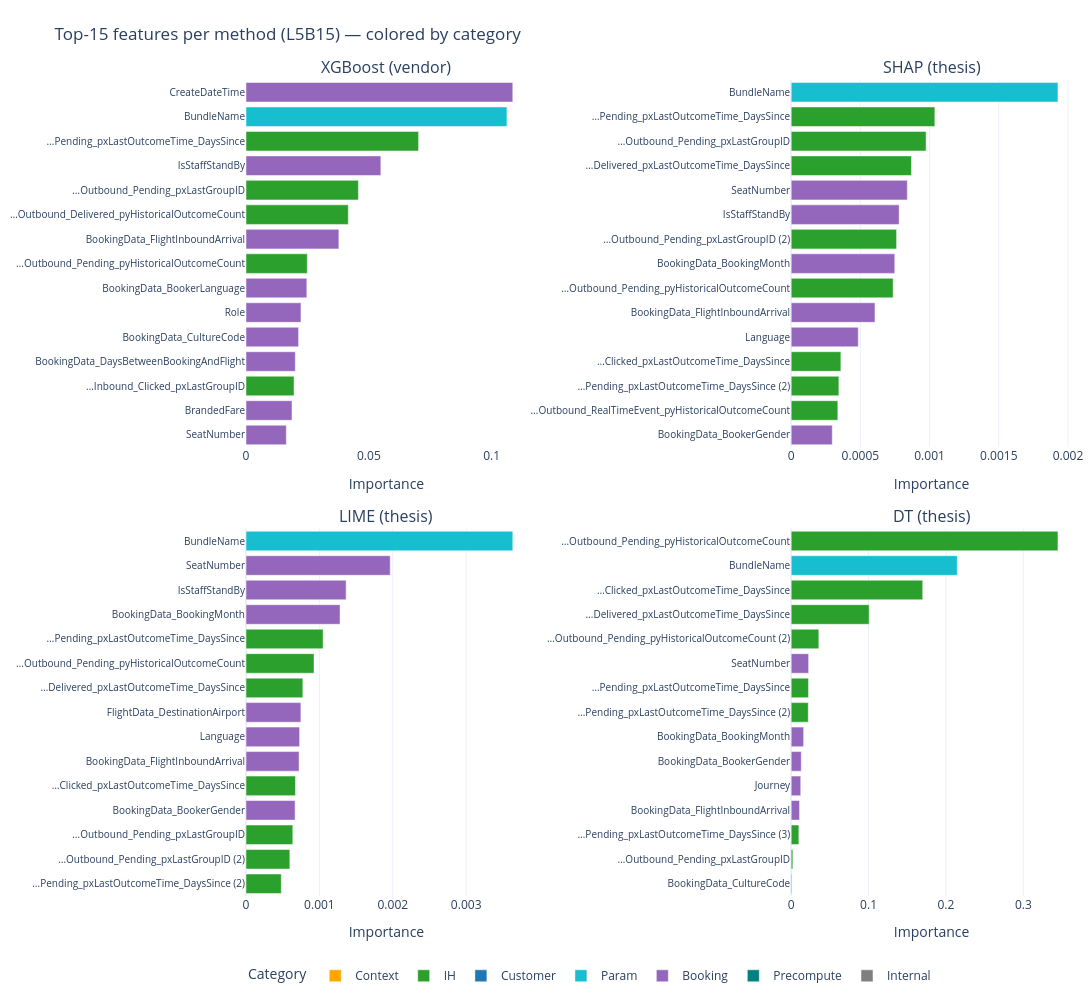

Source (notebook cell):
### Code cell
# Save the comparison + visualise top-15 per method side-by-side.
summary.to_csv(OUT_DIR / 'vendor_vs_thesis_comparison.csv', index=False)
print(f'Wrote {OUT_DIR / "vendor_vs_thesis_comparison.csv"}')

import plotly.graph_objects as go
from plotly.subplots import make_subplots

CATEGORY_COLORS = {
    'Context':    '#FFA500',
    'IH':         '#2CA02C',
    'Customer':   '#1F77B4',
    'Param':      '#17BECF',
    'Booking':    '#9467BD',
    'Precompute': '#008080',
    'Internal':   '#7F7F7F',
}

def short_name(f: str) -> str:
    base = f.split('_', 1)[1] if '_' in f else f
    base = base.split('__')[0]
    parts = base.split('_')
    if len(parts) > 3:
        base = '…' + '_'.join(parts[-3:])
    return base

def top_k_records(d, k, method):
    s = pd.Series(d).sort_values(ascending=False).head(k)
    return pd.DataFrame({
        'Feature':    s.index,
        'Short':      [short_name(f) for f in s.index],
        'Category':   [category_of(f) for f in s.index],
        'Importance': s.values,
        'Method':     method,
    })

panels = [
    top_k_records(xgb_importance, 15, 'XGBoost (vendor)'),
    top_k_records(shap_h,         15, 'SHAP (thesis)'),
    top_k_records(lime_h,         15, 'LIME (thesis)'),
    top_k_records(dt_h,           15, 'DT (thesis)'),
]

fig = make_subplots(
    rows=2, cols=2,
    horizontal_spacing=0.32, vertical_spacing=0.10,
    subplot_titles=[p['Method'].iloc[0] for p in panels],
)
positions = [(1, 1), (1, 2), (2, 1), (2, 2)]

for panel, (r, c) in zip(panels, positions):
    seen = {}
    labels = []
    for s in panel['Short']:
        seen[s] = seen.get(s, 0) + 1
        labels.append(s if seen[s] == 1 else f"{s} ({seen[s]})")
    panel = panel.assign(Label=labels)
    panel_rev = panel.iloc[::-1].reset_index(drop=True)

    fig.add_trace(
        go.Bar(
            x=panel_rev['Importance'],
            y=panel_rev['Label'],
            orientation='h',
            marker_color=[CATEGORY_COLORS.get(cat, '#888') for cat in panel_rev['Category']],
            hovertext=panel_rev['Feature'],
            hoverinfo='text+x',
            showlegend=False,
        ),
        row=r, col=c,
    )
    fig.update_yaxes(
        categoryorder='array',
        categoryarray=panel_rev['Label'].tolist(),
        row=r, col=c,
        automargin=True,
        tickfont=dict(size=10),
    )
    fig.update_xaxes(title_text='Importance', row=r, col=c)

for cat, color in CATEGORY_COLORS.items():
    fig.add_trace(
        go.Bar(x=[None], y=[None], name=cat,
               marker_color=color, showlegend=True, hoverinfo='skip'),
        row=1, col=1,
    )

fig.update_layout(
    title='Top-15 features per method (L5B15) — colored by category',
    height=1000, width=1200, template='plotly_white',
    legend=dict(title='Category', orientation='h', y=-0.08),
    margin=dict(l=10, r=10, t=80, b=80),
    barmode='group',
)
fig.show()

### Figure 1 — Plotly figure (JSON) as saved in the notebook; plotly's stock layout.template omitted (floating-point values rounded to 4 significant figures)
{"data": [{"hoverinfo": "text+x", "hovertext": ["Booking_SeatNumber", "Booking_BrandedFare", "IH_Email_Inbound_Clicked_pxLastGroupID", "Booking_BookingData_DaysBetweenBookingAndFlight", "Booking_BookingData_CultureCode", "Booking_Role", "Booking_BookingData_BookerLanguage", "IH_Email_Outbound_Pending_pyHistoricalOutcomeCount", "Booking_BookingData_FlightInboundArrival", "IH_Email_Outbound_Delivered_pyHistoricalOutcomeCount", "IH_Push_Outbound_Pending_pxLastGroupID", "Booking_IsStaffStandBy", "IH_Email_Outbound_Pending_pxLastOutcomeTime_DaysSince", "Param_BundleName", "Booking_CreateDateTime"], "marker": {"color": ["#9467BD", "#9467BD", "#2CA02C", "#9467BD", "#9467BD", "#9467BD", "#9467BD", "#2CA02C", "#9467BD", "#2CA02C", "#2CA02C", "#9467BD", "#2CA02C", "#17BECF", "#9467BD"]}, "orientation": "h", "showlegend": false, "type": "bar", "x": [0.01641, 0.01872, 0.01956, 0.02006, 0.02141, 0.02237, 0.02477, 0.02493, 0.03779, 0.04164, 0.04575, 0.05488, 0.07025, 0.1062, 0.1086], "xaxis": "x", "y": ["SeatNumber", "BrandedFare", "…Inbound_Clicked_pxLastGroupID", "BookingData_DaysBetweenBookingAndFlight", "BookingData_CultureCode", "Role", "BookingData_BookerLanguage", "…Outbound_Pending_pyHistoricalOutcomeCount", "BookingData_FlightInboundArrival", "…Outbound_Delivered_pyHistoricalOutcomeCount", "…Outbound_Pending_pxLastGroupID", "IsStaffStandBy", "…Pending_pxLastOutcomeTime_DaysSince", "BundleName", "CreateDateTime"], "yaxis": "y"}, {"hoverinfo": "text+x", "hovertext": ["Booking_BookingData_BookerGender", "IH_Event_Outbound_RealTimeEvent_pyHistoricalOutcomeCount", "IH_Push_Outbound_Pending_pxLastOutcomeTime_DaysSince", "IH_Email_Inbound_Clicked_pxLastOutcomeTime_DaysSince", "Booking_Language", "Booking_BookingData_FlightInboundArrival", "IH_Email_Outbound_Pending_pyHistoricalOutcomeCount", "Booking_BookingData_BookingMonth", "IH_Email_Outbound_Pending_pxLastGroupID", "Booking_IsStaffStandBy", "Booking_SeatNumber", "IH_Email_Outbound_Delivered_pxLastOutcomeTime_DaysSince", "IH_Push_Outbound_Pending_pxLastGroupID", "IH_Email_Outbound_Pending_pxLastOutcomeTime_DaysSince", "Param_BundleName"], "marker": {"color": ["#9467BD", "#2CA02C", "#2CA02C", "#2CA02C", "#9467BD", "#9467BD", "#2CA02C", "#9467BD", "#2CA02C", "#9467BD", "#9467BD", "#2CA02C", "#2CA02C", "#2CA02C", "#17BECF"]}, "orientation": "h", "showlegend": false, "type": "bar", "x": [0.0002971, 0.0003373, 0.0003448, 0.0003592, 0.0004849, 0.0006055, 0.000737, 0.0007486, 0.0007618, 0.0007804, 0.0008392, 0.0008693, 0.0009751, 0.001038, 0.001928], "xaxis": "x2", "y": ["BookingData_BookerGender", "…Outbound_RealTimeEvent_pyHistoricalOutcomeCount", "…Pending_pxLastOutcomeTime_DaysSince (2)", "…Clicked_pxLastOutcomeTime_DaysSince", "Language", "BookingData_FlightInboundArrival", "…Outbound_Pending_pyHistoricalOutcomeCount", "BookingData_BookingMonth", "…Outbound_Pending_pxLastGroupID (2)", "IsStaffStandBy", "SeatNumber", "…Delivered_pxLastOutcomeTime_DaysSince", "…Outbound_Pending_pxLastGroupID", "…Pending_pxLastOutcomeTime_DaysSince", "BundleName"], "yaxis": "y2"}, {"hoverinfo": "text+x", "hovertext": ["IH_Push_Outbound_Pending_pxLastOutcomeTime_DaysSince", "IH_Push_Outbound_Pending_pxLastGroupID", "IH_Email_Outbound_Pending_pxLastGroupID", "Booking_BookingData_BookerGender", "IH_Email_Inbound_Clicked_pxLastOutcomeTime_DaysSince", "Booking_BookingData_FlightInboundArrival", "Booking_Language", "Booking_FlightData_DestinationAirport", "IH_Email_Outbound_Delivered_pxLastOutcomeTime_DaysSince", "IH_Email_Outbound_Pending_pyHistoricalOutcomeCount", "IH_Email_Outbound_Pending_pxLastOutcomeTime_DaysSince", "Booking_BookingData_BookingMonth", "Booking_IsStaffStandBy", "Booking_SeatNumber", "Param_BundleName"], "marker": {"color": ["#2CA02C", "#2CA02C", "#2CA02C", "#9467BD", "#2CA02C", "#9467BD", "#9467BD", "#9467BD", "#2CA02C", "#2CA02C", "#2CA02C", "#9467BD", "#9467BD", "#9467BD", "#17BECF"]}, "orientation": "h", "showlegend": false, "type": "bar", "x": [0.0004811, 0.0005975, 0.0006379, 0.0006693, 0.0006738, 0.0007233, 0.0007303, 0.0007477, 0.0007745, 0.0009268, 0.001051, 0.001282, 0.001364, 0.001965, 0.003635], "xaxis": "x3", "y": ["…Pending_pxLastOutcomeTime_DaysSince (2)", "…Outbound_Pending_pxLastGroupID (2)", "…Outbound_Pending_pxLastGroupID", "BookingData_BookerGender", "…Clicked_pxLastOutcomeTime_DaysSince", "BookingData_FlightInboundArrival", "Language", "FlightData_DestinationAirport", "…Delivered_pxLastOutcomeTime_DaysSince", "…Outbound_Pending_pyHistoricalOutcomeCount", "…Pending_pxLastOutcomeTime_DaysSince", "BookingData_BookingMonth", "IsStaffStandBy", "SeatNumber", "BundleName"], "yaxis": "y3"}, {"hoverinfo": "text+x", "hovertext": ["Booking_BookingData_CultureCode", "IH_Push_Outbound_Pending_pxLastGroupID", "IH_Email_Inbound_Pending_pxLastOutcomeTime_DaysSince", "Booking_BookingData_FlightInboundArrival", "Booking_Journey", "Booking_BookingData_BookerGender", "Booking_BookingData_BookingMonth", "IH_Email_Outbound_Pending_pxLastOutcomeTime_DaysSince", "IH_Push_Outbound_Pending_pxLastOutcomeTime_DaysSince", "Booking_SeatNumber", "IH_Push_Outbound_Pending_pyHistoricalOutcomeCount", "IH_Email_Outbound_Delivered_pxLastOutcomeTime_DaysSince", "IH_Email_Inbound_Clicked_pxLastOutcomeTime_DaysSince", "Param_BundleName", "IH_Email_Outbound_Pending_pyHistoricalOutcomeCount"], "marker": {"color": ["#9467BD", "#2CA02C", "#2CA02C", "#9467BD", "#9467BD", "#9467BD", "#9467BD", "#2CA02C", "#2CA02C", "#9467BD", "#2CA02C", "#2CA02C", "#2CA02C", "#17BECF", "#2CA02C"]}, "orientation": "h", "showlegend": false, "type": "bar", "x": [0.0009668, 0.002184, 0.009944, 0.01085, 0.01236, 0.01309, 0.01614, 0.0221, 0.02237, 0.02259, 0.03575, 0.1008, 0.17, 0.2147, 0.3447], "xaxis": "x4", "y": ["BookingData_CultureCode", "…Outbound_Pending_pxLastGroupID", "…Pending_pxLastOutcomeTime_DaysSince (3)", "BookingData_FlightInboundArrival", "Journey", "BookingData_BookerGender", "BookingData_BookingMonth", "…Pending_pxLastOutcomeTime_DaysSince (2)", "…Pending_pxLastOutcomeTime_DaysSince", "SeatNumber", "…Outbound_Pending_pyHistoricalOutcomeCount (2)", "…Delivered_pxLastOutcomeTime_DaysSince", "…Clicked_pxLastOutcomeTime_DaysSince", "BundleName", "…Outbound_Pending_pyHistoricalOutcomeCount"], "yaxis": "y4"}, {"hoverinfo": "skip", "marker": {"color": "#FFA500"}, "name": "Context", "showlegend": true, "type": "bar", "x": [null], "xaxis": "x", "y": [null], "yaxis": "y"}, {"hoverinfo": "skip", "marker": {"color": "#2CA02C"}, "name": "IH", "showlegend": true, "type": "bar", "x": [null], "xaxis": "x", "y": [null], "yaxis": "y"}, {"hoverinfo": "skip", "marker": {"color": "#1F77B4"}, "name": "Customer", "showlegend": true, "type": "bar", "x": [null], "xaxis": "x", "y": [null], "yaxis": "y"}, {"hoverinfo": "skip", "marker": {"color": "#17BECF"}, "name": "Param", "showlegend": true, "type": "bar", "x": [null], "xaxis": "x", "y": [null], "yaxis": "y"}, {"hoverinfo": "skip", "marker": {"color": "#9467BD"}, "name": "Booking", "showlegend": true, "type": "bar", "x": [null], "xaxis": "x", "y": [null], "yaxis": "y"}, {"hoverinfo": "skip", "marker": {"color": "#008080"}, "name": "Precompute", "showlegend": true, "type": "bar", "x": [null], "xaxis": "x", "y": [null], "yaxis": "y"}, {"hoverinfo": "skip", "marker": {"color": "#7F7F7F"}, "name": "Internal", "showlegend": true, "type": "bar", "x": [null], "xaxis": "x", "y": [null], "yaxis": "y"}], "layout": {"annotations": [{"font": {"size": 16}, "showarrow": false, "text": "XGBoost (vendor)", "x": 0.17, "xanchor": "center", "xref": "paper", "y": 1, "yanchor": "bottom", "yref": "paper"}, {"font": {"size": 16}, "showarrow": false, "text": "SHAP (thesis)", "x": 0.83, "xanchor": "center", "xref": "paper", "y": 1, "yanchor": "bottom", "yref": "paper"}, {"font": {"size": 16}, "showarrow": false, "text": "LIME (thesis)", "x": 0.17, "xanchor": "center", "xref": "paper", "y": 0.45, "yanchor": "bottom", "yref": "paper"}, {"font": {"size": 16}, "showarrow": false, "text": "DT (thesis)", "x": 0.83, "xanchor": "center", "xref": "paper", "y": 0.45, "yanchor": "bottom", "yref": "paper"}], "barmode": "group", "height": 1000, "legend": {"orientation": "h", "title": {"text": "Category"}, "y": -0.08}, "margin": {"b": 80, "l": 10, "r": 10, "t": 80}, "title": {"text": "Top-15 features per method (L5B15) — colored by category"}, "width": 1200, "xaxis": {"anchor": "y", "domain": [0, 0.34], "title": {"text": "Importance"}}, "xaxis2": {"anchor": "y2", "domain": [0.66, 1.0], "title": {"text": "Importance"}}, "xaxis3": {"anchor": "y3", "domain": [0, 0.34], "title": {"text": "Importance"}}, "xaxis4": {"anchor": "y4", "domain": [0.66, 1.0], "title": {"text": "Importance"}}, "yaxis": {"anchor": "x", "automargin": true, "categoryarray": ["SeatNumber", "BrandedFare", "…Inbound_Clicked_pxLastGroupID", "BookingData_DaysBetweenBookingAndFlight", "BookingData_CultureCode", "Role", "BookingData_BookerLanguage", "…Outbound_Pending_pyHistoricalOutcomeCount", "BookingData_FlightInboundArrival", "…Outbound_Delivered_pyHistoricalOutcomeCount", "…Outbound_Pending_pxLastGroupID", "IsStaffStandBy", "…Pending_pxLastOutcomeTime_DaysSince", "BundleName", "CreateDateTime"], "categoryorder": "array", "domain": [0.55, 1], "tickfont": {"size": 10}}, "yaxis2": {"anchor": "x2", "automargin": true, "categoryarray": ["BookingData_BookerGender", "…Outbound_RealTimeEvent_pyHistoricalOutcomeCount", "…Pending_pxLastOutcomeTime_DaysSince (2)", "…Clicked_pxLastOutcomeTime_DaysSince", "Language", "BookingData_FlightInboundArrival", "…Outbound_Pending_pyHistoricalOutcomeCount", "BookingData_BookingMonth", "…Outbound_Pending_pxLastGroupID (2)", "IsStaffStandBy", "SeatNumber", "…Delivered_pxLastOutcomeTime_DaysSince", "…Outbound_Pending_pxLastGroupID", "…Pending_pxLastOutcomeTime_DaysSince", "BundleName"], "categoryorder": "array", "domain": [0.55, 1], "tickfont": {"size": 10}}, "yaxis3": {"anchor": "x3", "automargin": true, "categoryarray": ["…Pending_pxLastOutcomeTime_DaysSince (2)", "…Outbound_Pending_pxLastGroupID (2)", "…Outbound_Pending_pxLastGroupID", "BookingData_BookerGender", "…Clicked_pxLastOutcomeTime_DaysSince", "BookingData_FlightInboundArrival", "Language", "FlightData_DestinationAirport", "…Delivered_pxLastOutcomeTime_DaysSince", "…Outbound_Pending_pyHistoricalOutcomeCount", "…Pending_pxLastOutcomeTime_DaysSince", "BookingData_BookingMonth", "IsStaffStandBy", "SeatNumber", "BundleName"], "categoryorder": "array", "domain": [0, 0.45], "tickfont": {"size": 10}}, "yaxis4": {"anchor": "x4", "automargin": true, "categoryarray": ["BookingData_CultureCode", "…Outbound_Pending_pxLastGroupID", "…Pending_pxLastOutcomeTime_DaysSince (3)", "BookingData_FlightInboundArrival", "Journey", "BookingData_BookerGender", "BookingData_BookingMonth", "…Pending_pxLastOutcomeTime_DaysSince (2)", "…Pending_pxLastOutcomeTime_DaysSince", "SeatNumber", "…Outbound_Pending_pyHistoricalOutcomeCount (2)", "…Delivered_pxLastOutcomeTime_DaysSince", "…Clicked_pxLastOutcomeTime_DaysSince", "BundleName", "…Outbound_Pending_pyHistoricalOutcomeCount"], "categoryorder": "array", "domain": [0, 0.45], "tickfont": {"size": 10}}}}
